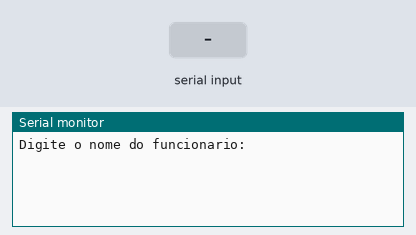
The sketch below on a simulated Arduino Uno, built with avr-gcc and run on an emulated ATmega328P. Shown: the last lines printed to the serial monitor. The inputs (shaded band) are chosen by the test bench.

Above: at 1.2 s.
1.3 s: "90,45\n" received over Serial
At 3.6 s:
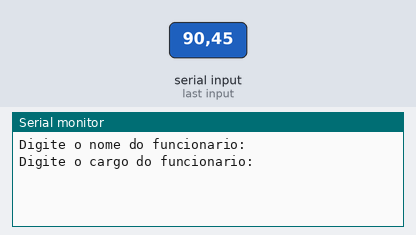
3.9 s: "30,150\n" received over Serial
At 5.7 s:
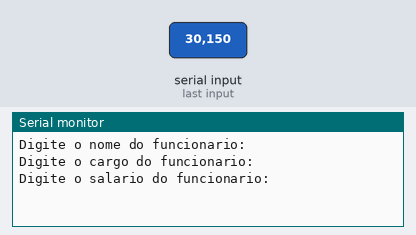
6.5 s: "5\n" received over Serial
At 8.2 s:
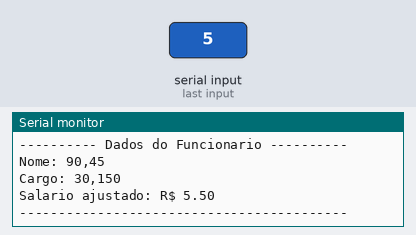

Measured:
- after the input at 1.3 s, the serial monitor: prints a new line after 1.1 s (image 1)
- after the input at 3.9 s, the serial monitor: prints a new line after 1.1 s (image 2)
- after the input at 6.5 s, the serial monitor: prints a new line after 0.10 s (image 3)

The sketch:

lopal_ex081.ino
```cpp
// Variáveis
String nome = "";
String cargo = "";
float salario = 0.0;

// Área de configuração do Arduino
void setup()
{
  Serial.begin(9600); // Inicia a comunicação serial
}

void loop()
{
  // Pergunta o nome
  Serial.println("Digite o nome do funcionario:");
  while (!Serial.available()) {}
  nome = Serial.readString();
  nome.trim(); // Remove espaços extras e quebras de linha
  delay(100);

  // Pergunta o cargo
  Serial.println("Digite o cargo do funcionario:");
  while (!Serial.available()) {}
  cargo = Serial.readString();
  cargo.trim();
  delay(100);

  // Pergunta o salario
  Serial.println("Digite o salario do funcionario:");
  while (!Serial.available()) {}
  salario = Serial.parseFloat();
  Serial.read(); // limpa caractere extra como Enter
  delay(100);

  // Verifica se deve aplicar aumento
  if (salario < 1000) {
    salario = salario * 1.10; // Acrescenta 10%
  }

  // Exibe os dados finais
  Serial.println("---------- Dados do Funcionario ----------");
  Serial.println("Nome: " + nome);
  Serial.println("Cargo: " + cargo);
  Serial.print("Salario ajustado: R$ ");
  Serial.println(salario, 2); // Exibe com 2 casas decimais
  Serial.println("------------------------------------------");

  // Aguarda um tempo antes de reiniciar
  delay(5000);
}
  
```
